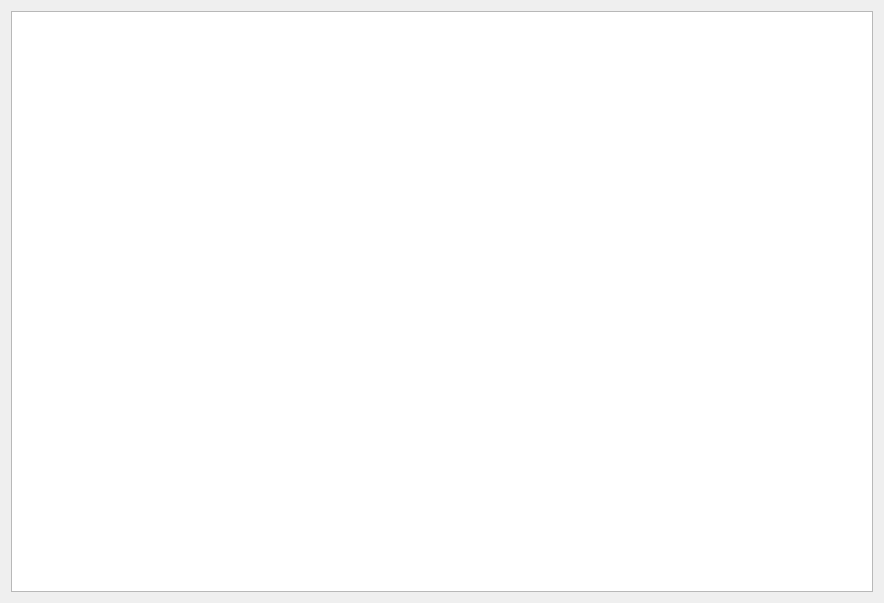
<?xml version="1.0" encoding="UTF-8"?>
<ui version="4.0">
 <class>EmployeeTableDialog</class>
 <widget class="QDialog" name="EmployeeTableDialog">
  <property name="geometry">
   <rect>
    <x>0</x>
    <y>0</y>
    <width>884</width>
    <height>603</height>
   </rect>
  </property>
  <property name="windowTitle">
   <string>Empleados registrados</string>
  </property>
  <layout class="QGridLayout" name="gridLayout">
   <item row="0" column="0">
    <widget class="QTableView" name="tableView"/>
   </item>
  </layout>
 </widget>
 <resources/>
 <connections/>
</ui>
